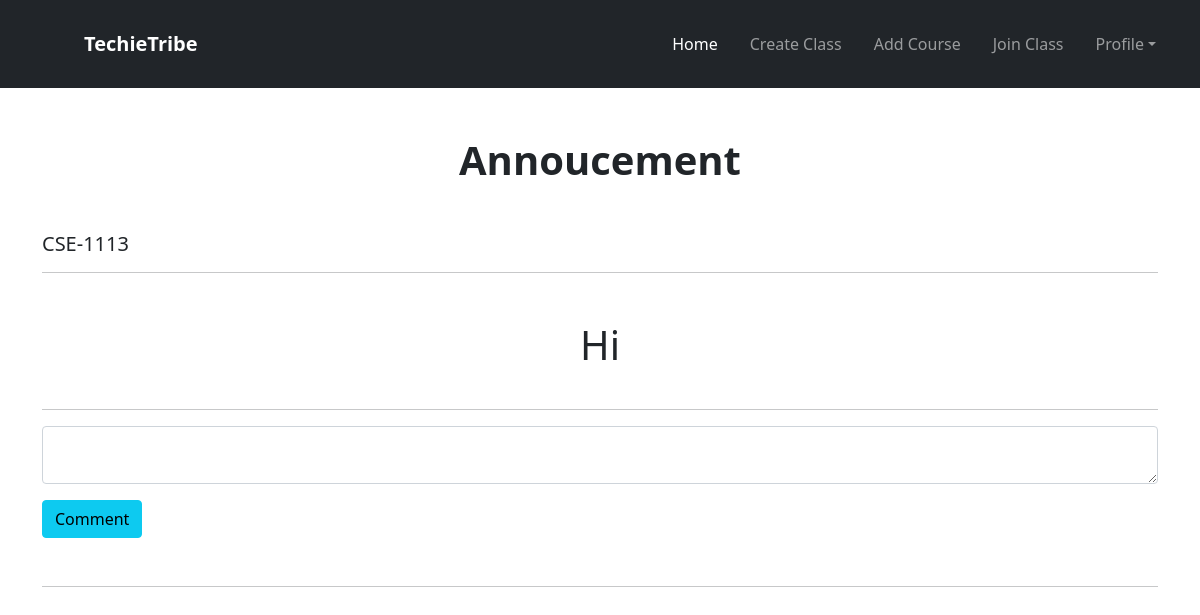
Page /teacher/annonceshow/34/ on the earlier database version.
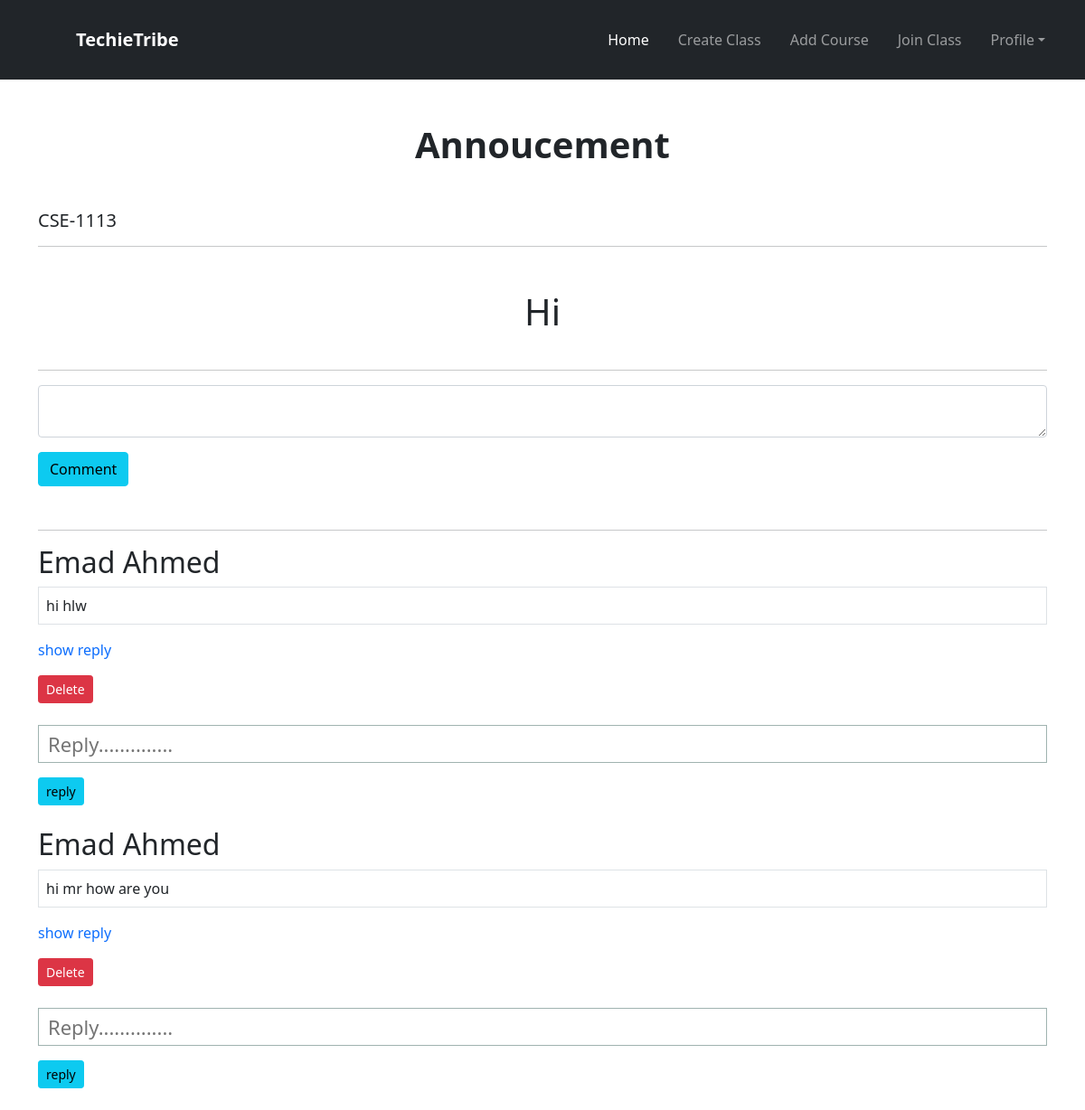
Same page on the later database version.
### student/models.py (models this page shows, shortened)
class CommentMain(models.Model):
    annoucemain = models.ForeignKey(Announcement, on_delete=models.CASCADE)
    mystu = models.ForeignKey(
        Student, on_delete=models.CASCADE, default=1, blank=True, null=True)
    myteach = models.ForeignKey(
        User, on_delete=models.CASCADE, default=1, blank=True, null=True)
    comment = models.TextField()

### mainapp/models.py (models this page shows, shortened)
class Student(models.Model):
    id_no = models.IntegerField()
    first_name = models.CharField(max_length=100)
    last_name = models.CharField(max_length=100)
    email = models.EmailField()
    password = models.CharField(max_length=100)
    cpassword = models.CharField(max_length=100)

### teacher/views.py (the view)
# urls.py: path('annonceshow/<int:id>/', AnnView.as_view(), name='annonceshow'),
class AnnView(View):
    def get(self, request, id):
        mainid = id
        if request.user:
            annoucementview = Announcement.objects.get(id=id)
            comment_view = CommentMain.objects.filter(
                annoucemain=annoucementview)[::-1]
            replycomment = ReplyComment.objects.filter(
                annoucemain__annoucemain=annoucementview)
            print(replycomment)
            return render(request, 'annview.html', {'annoucementview': annoucementview, 'comment_view': comment_view, "replycomment": replycomment, 'mainid': mainid})
        return render(request, 'annview.html', {'annoucementview': annoucementview, 'comment_view': comment_view, "replycomment": replycomment, 'mainid': mainid})

### teacher/templates/annview.html (shortened to what this page needs)
{% extends 'base_teacher.html' %} <br />
{% load static %} <br />
{% block content %}
<link rel="stylesheet" href="{% static 'css/card.css' %}" />
<link
  rel="stylesheet"
  href="https://cdnjs.cloudflare.com/ajax/libs/font-awesome/6.1.1/css/all.min.css"
/>
<div class="container">
  <h1 class="text-center mt-5 mb-5 text-dark fw-bold">Annoucement</h1>
  <h5>{{annoucementview.classview.class_code_name}}</h5>
  <hr />
  <div class="mt-5 m-auto align-center">
    <h1 class="text-dark">{{annoucementview.text}}</h1>
  </div>
  <hr />
  <div class="m-auto">
    <form action="" method="POST">
      <div class="form-floating">
        <textarea
          class="form-control text-dark"
          name="commenttext"
          placeholder="Leave a comment here"
          id="floatingTextarea"
        ></textarea>
        <label for="floatingTextarea">Comments</label>
      </div>
      <button type="submit" class="btn btn-info mt-3">Comment</button>
    </form>
  </div>
</div>
<div class="container mt -5">
  <hr class="mt-5 mb-3" />
  {% for com in comment_view %}
  <h2>{{com.mystu.first_name}} {{com.mystu.last_name}}</h2>
  <p class="border p-2">{{com.comment}}</p>
  <a href="{% url 'showreply' com.id %}" class="mb-5">show reply</a>
  <div>
    <a
      href="{% url 'deleltecomment' com.id %}"
      class="btn btn-sm btn-danger mt-3"
      >Delete</a
    >
  </div>
  <form action="{% url 'comentreply' com.id %}" method="POST" id="inputreply">
    <div class="mt-4 mb-4">
      <input
        type="text"
        class="text-dark"
        name="replytext"
        class="form-control form-control-sm"
        placeholder="Reply.............."
      />
      <button type="submit" class="btn btn-sm btn-info mt-3">reply</button>
    </div>
  </form>
  {% endfor %}
</div>
{% endblock content %}

Differences in the rows shown:
added CommentMain: mystu.first_name "Emad", mystu.last_name "Ahmed", comment "hi hlw"
added CommentMain: mystu.first_name "Emad", mystu.last_name "Ahmed", comment "hi mr how are you"
